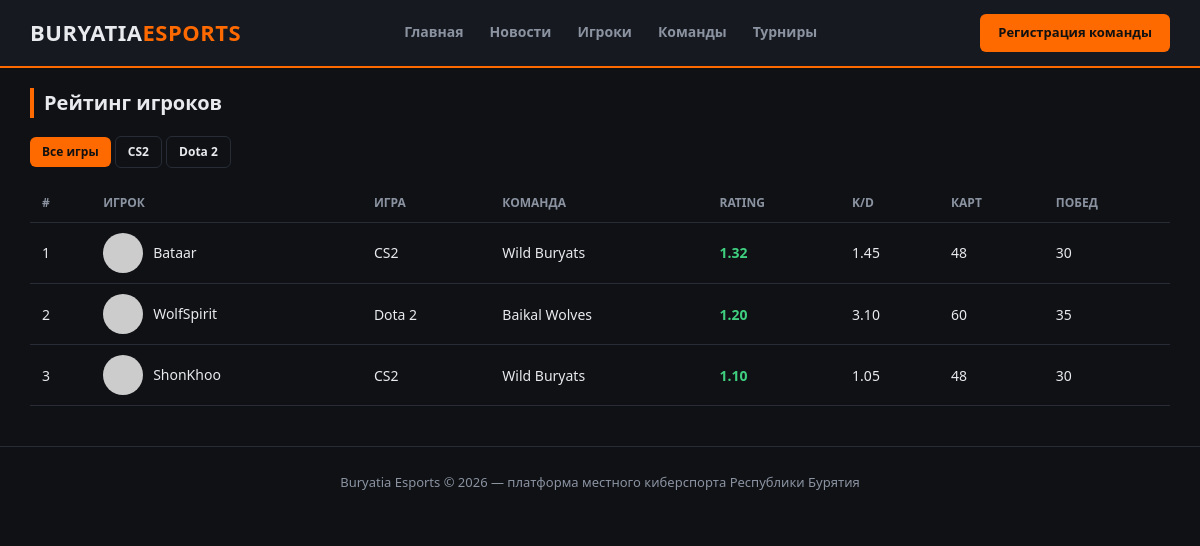
The page /players on the database its author committed.
### app.py (models this page shows)
class Player(db.Model):
    id = db.Column(db.Integer, primary_key=True)
    nickname = db.Column(db.String(80), nullable=False)
    real_name = db.Column(db.String(120))
    photo = db.Column(db.String(255))
    game = db.Column(db.String(80))
    role = db.Column(db.String(80))
    rating = db.Column(db.Float, default=0.0)
    kd = db.Column(db.Float, default=0.0)
    maps_played = db.Column(db.Integer, default=0)
    wins = db.Column(db.Integer, default=0)
    team_id = db.Column(db.Integer, db.ForeignKey("team.id"), nullable=True)
    created_at = db.Column(db.DateTime, default=datetime.utcnow)

class Team(db.Model):
    id = db.Column(db.Integer, primary_key=True)
    name = db.Column(db.String(120), unique=True, nullable=False)
    tag = db.Column(db.String(20))
    logo = db.Column(db.String(255))
    game = db.Column(db.String(80))
    city = db.Column(db.String(80), default="Улан-Удэ")
    description = db.Column(db.Text)
    contact = db.Column(db.String(120))
    approved = db.Column(db.Boolean, default=False)
    created_at = db.Column(db.DateTime, default=datetime.utcnow)
    players = db.relationship("Player", backref="team", lazy=True)

### app.py (the view)
@app.route("/players")
def players_list():
    game = request.args.get("game", "")
    q = Player.query
    if game:
        q = q.filter_by(game=game)
    players = q.order_by(Player.rating.desc()).all()
    games = sorted({p.game for p in Player.query.all() if p.game})
    return render_template("players_list.html", players=players, games=games, current_game=game)

### templates/players_list.html (shortened to what this page needs)
{% extends "base.html" %}
{% block content %}
<section class="container">
  <div class="section-title"><h2>Рейтинг игроков</h2></div>
  <div style="margin-bottom:16px">
    <a href="{{ url_for('players_list') }}" class="btn btn-sm {{ 'btn-accent' if not current_game else 'btn-outline' }}">Все игры</a>
    {% for g in games %}
      <a href="{{ url_for('players_list', game=g) }}" class="btn btn-sm {{ 'btn-accent' if current_game==g else 'btn-outline' }}">{{ g }}</a>
    {% endfor %}
  </div>
  <table>
    <thead>
      <tr><th>#</th><th>Игрок</th><th>Игра</th><th>Команда</th><th>Rating</th><th>K/D</th><th>Карт</th><th>Побед</th></tr>
    </thead>
    <tbody>
      {% for p in players %}
      <tr onclick="location.href='{{ url_for('player_detail', player_id=p.id) }}'" style="cursor:pointer">
        <td>{{ loop.index }}</td>
        <td style="display:flex;align-items:center;gap:10px">
          <img class="thumb-round" src="{{ url_for('static', filename=p.photo) if p.photo else 'https://placehold.co/40x40/1b1f28/8b93a1?text=?' }}">
          {{ p.nickname }}
        </td>
        <td>{{ p.game or '—' }}</td>
        <td>{{ p.team.name if p.team else '—' }}</td>
        <td style="color:var(--green);font-weight:700">{{ '%.2f'|format(p.rating) }}</td>
        <td>{{ '%.2f'|format(p.kd) }}</td>
        <td>{{ p.maps_played }}</td>
        <td>{{ p.wins }}</td>
      </tr>
      {% else %}
      <tr><td colspan="8" style="color:var(--muted)">Игроков пока нет.</td></tr>
      {% endfor %}
    </tbody>
  </table>
</section>
{% endblock %}

### static/css/style.css (style rules this page uses)
:root { --bg:#0f1115; --bg-alt:#161920; --card:#1b1f28; --border:#272c36; --text:#e8eaed; --muted:#8b93a1; --accent:#ff6a00; --accent2:#3ea6ff; --green:#3fcf7f; --red:#ff4d4d; }
* { box-sizing:border-box }
body { margin:0; font-family:"Segoe UI",Roboto,Arial,sans-serif; background:var(--bg); color:var(--text); line-height:1.5; }
a { color:inherit;text-decoration:none }
img { max-width:100%;display:block }
.container { max-width:1180px;margin:0 auto;padding:0 20px }
.btn { display:inline-block;padding:9px 18px;border-radius:6px; font-weight:700;font-size:13px;cursor:pointer;border:none; }
.btn-accent { background:var(--accent);color:#111 }
.btn-outline { background:transparent;border:1px solid var(--border);color:var(--text) }
.btn-sm { padding:6px 12px;font-size:12px }
section { padding:40px 0 }
.section-title { display:flex;align-items:center;justify-content:space-between; margin-bottom:18px; }
.section-title h2 { font-size:20px;margin:0;border-left:4px solid var(--accent);padding-left:10px }
table { width:100%;border-collapse:collapse;font-size:14px }
table th,table td { padding:10px 12px;border-bottom:1px solid var(--border);text-align:left }
table th { color:var(--muted);font-weight:700;font-size:12px;text-transform:uppercase }
.thumb-round { width:40px;height:40px;border-radius:50%;object-fit:cover }

### rows shown on the page
Player: game "CS2", nickname "Bataar", team "Wild Buryats", rating "1.32", kd "1.45", maps_played "48", wins "30"
Player: game "Dota 2", nickname "WolfSpirit", team "Baikal Wolves", rating "1.20", kd "3.10", maps_played "60", wins "35"
Player: nickname "ShonKhoo", game "CS2", team "Wild Buryats", rating "1.10", kd "1.05", maps_played "48", wins "30"
